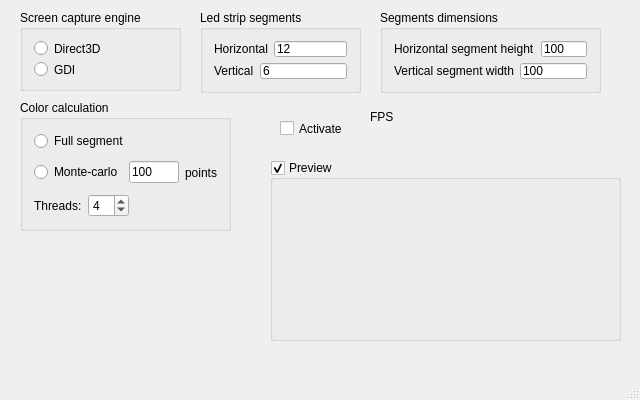
<?xml version="1.0" encoding="UTF-8"?>
<ui version="4.0">
 <class>StripCtrlClass</class>
 <widget class="QMainWindow" name="StripCtrlClass">
  <property name="geometry">
   <rect>
    <x>0</x>
    <y>0</y>
    <width>640</width>
    <height>400</height>
   </rect>
  </property>
  <property name="windowTitle">
   <string>StripCtrl</string>
  </property>
  <widget class="QWidget" name="centralWidget">
   <widget class="QLabel" name="labelFps">
    <property name="geometry">
     <rect>
      <x>370</x>
      <y>110</y>
      <width>47</width>
      <height>13</height>
     </rect>
    </property>
    <property name="text">
     <string>FPS</string>
    </property>
   </widget>
   <widget class="QCheckBox" name="activate_">
    <property name="geometry">
     <rect>
      <x>280</x>
      <y>120</y>
      <width>70</width>
      <height>17</height>
     </rect>
    </property>
    <property name="text">
     <string>Activate</string>
    </property>
   </widget>
   <widget class="QGroupBox" name="groupBox">
    <property name="geometry">
     <rect>
      <x>20</x>
      <y>10</y>
      <width>161</width>
      <height>81</height>
     </rect>
    </property>
    <property name="title">
     <string>Screen capture engine</string>
    </property>
    <layout class="QVBoxLayout" name="verticalLayout">
     <item>
      <widget class="QRadioButton" name="capture_d3d">
       <property name="text">
        <string>Direct3D</string>
       </property>
      </widget>
     </item>
     <item>
      <widget class="QRadioButton" name="capture_gdi">
       <property name="text">
        <string>GDI</string>
       </property>
      </widget>
     </item>
    </layout>
   </widget>
   <widget class="QGroupBox" name="groupBox_2">
    <property name="geometry">
     <rect>
      <x>200</x>
      <y>10</y>
      <width>161</width>
      <height>83</height>
     </rect>
    </property>
    <property name="title">
     <string>Led strip segments</string>
    </property>
    <layout class="QVBoxLayout" name="verticalLayout_2">
     <item>
      <layout class="QHBoxLayout" name="horizontalLayout" stretch="0,0">
       <item>
        <widget class="QLabel" name="label">
         <property name="text">
          <string>Horizontal</string>
         </property>
        </widget>
       </item>
       <item>
        <widget class="QLineEdit" name="leds_h">
         <property name="text">
          <string>12</string>
         </property>
        </widget>
       </item>
      </layout>
     </item>
     <item>
      <layout class="QHBoxLayout" name="horizontalLayout_2">
       <item>
        <widget class="QLabel" name="label_2">
         <property name="text">
          <string>Vertical</string>
         </property>
        </widget>
       </item>
       <item>
        <widget class="QLineEdit" name="leds_v">
         <property name="text">
          <string>6</string>
         </property>
        </widget>
       </item>
      </layout>
     </item>
    </layout>
   </widget>
   <widget class="QGroupBox" name="previewBox">
    <property name="geometry">
     <rect>
      <x>270</x>
      <y>160</y>
      <width>351</width>
      <height>181</height>
     </rect>
    </property>
    <property name="title">
     <string>Preview</string>
    </property>
    <property name="checkable">
     <bool>true</bool>
    </property>
    <layout class="QVBoxLayout" name="verticalLayout_3">
     <item>
      <widget class="ColorWidget" name="color_widget_" native="true">
       <property name="sizePolicy">
        <sizepolicy hsizetype="Expanding" vsizetype="Preferred">
         <horstretch>0</horstretch>
         <verstretch>0</verstretch>
        </sizepolicy>
       </property>
      </widget>
     </item>
    </layout>
   </widget>
   <widget class="QGroupBox" name="groupBox_3">
    <property name="geometry">
     <rect>
      <x>380</x>
      <y>10</y>
      <width>221</width>
      <height>83</height>
     </rect>
    </property>
    <property name="title">
     <string>Segments dimensions</string>
    </property>
    <layout class="QVBoxLayout" name="verticalLayout_4">
     <item>
      <layout class="QHBoxLayout" name="horizontalLayout_3" stretch="0,0">
       <item>
        <widget class="QLabel" name="label_3">
         <property name="text">
          <string>Horizontal segment height</string>
         </property>
        </widget>
       </item>
       <item>
        <widget class="QLineEdit" name="hor_segment_height">
         <property name="text">
          <string>100</string>
         </property>
        </widget>
       </item>
      </layout>
     </item>
     <item>
      <layout class="QHBoxLayout" name="horizontalLayout_4">
       <item>
        <widget class="QLabel" name="label_4">
         <property name="text">
          <string>Vertical segment width</string>
         </property>
        </widget>
       </item>
       <item>
        <widget class="QLineEdit" name="vert_segment_width">
         <property name="text">
          <string>100</string>
         </property>
        </widget>
       </item>
      </layout>
     </item>
    </layout>
   </widget>
   <widget class="QGroupBox" name="groupBox_4">
    <property name="geometry">
     <rect>
      <x>20</x>
      <y>100</y>
      <width>211</width>
      <height>131</height>
     </rect>
    </property>
    <property name="title">
     <string>Color calculation</string>
    </property>
    <layout class="QVBoxLayout" name="verticalLayout_5">
     <item>
      <widget class="QRadioButton" name="color_full">
       <property name="text">
        <string>Full segment</string>
       </property>
      </widget>
     </item>
     <item>
      <layout class="QHBoxLayout" name="horizontalLayout_5">
       <item>
        <widget class="QRadioButton" name="color_monte_carlo">
         <property name="text">
          <string>Monte-carlo</string>
         </property>
        </widget>
       </item>
       <item>
        <widget class="QLineEdit" name="monte_carlo_points">
         <property name="text">
          <string>100</string>
         </property>
        </widget>
       </item>
       <item>
        <widget class="QLabel" name="label_5">
         <property name="text">
          <string>points</string>
         </property>
        </widget>
       </item>
      </layout>
     </item>
     <item>
      <layout class="QHBoxLayout" name="horizontalLayout_6">
       <item>
        <widget class="QLabel" name="label_7">
         <property name="text">
          <string>Threads:</string>
         </property>
        </widget>
       </item>
       <item>
        <widget class="QSpinBox" name="color_threads">
         <property name="minimum">
          <number>1</number>
         </property>
         <property name="maximum">
          <number>32</number>
         </property>
         <property name="value">
          <number>4</number>
         </property>
        </widget>
       </item>
       <item>
        <spacer name="horizontalSpacer">
         <property name="orientation">
          <enum>Qt::Horizontal</enum>
         </property>
         <property name="sizeHint" stdset="0">
          <size>
           <width>40</width>
           <height>20</height>
          </size>
         </property>
        </spacer>
       </item>
      </layout>
     </item>
    </layout>
   </widget>
  </widget>
  <widget class="QMenuBar" name="menuBar">
   <property name="geometry">
    <rect>
     <x>0</x>
     <y>0</y>
     <width>640</width>
     <height>21</height>
    </rect>
   </property>
  </widget>
  <widget class="QStatusBar" name="statusBar"/>
 </widget>
 <layoutdefault spacing="6" margin="11"/>
 <customwidgets>
  <customwidget>
   <class>ColorWidget</class>
   <extends>QWidget</extends>
   <header>ColorWidget.h</header>
   <container>1</container>
  </customwidget>
 </customwidgets>
 <resources>
  <include location="StripCtrl.qrc"/>
 </resources>
 <connections/>
</ui>
